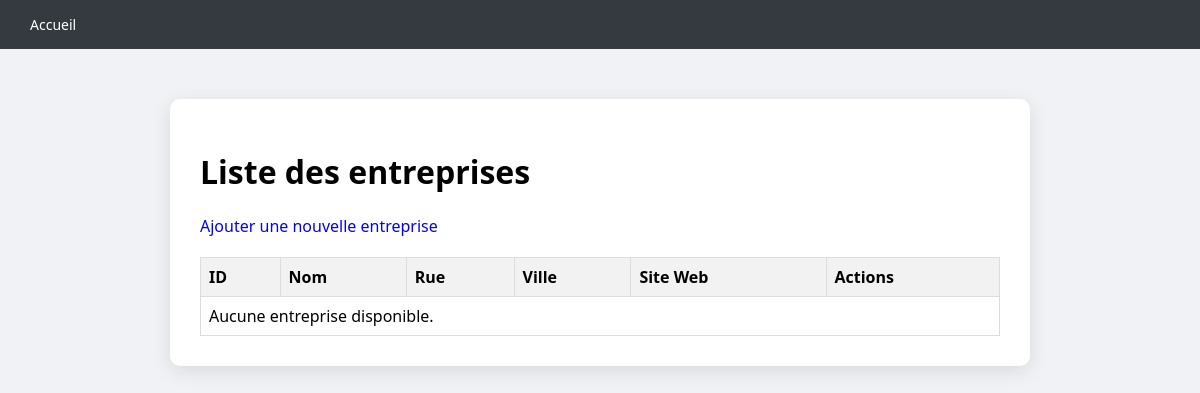
The app's page /src/vue/ListeEntreprise.php, older data.
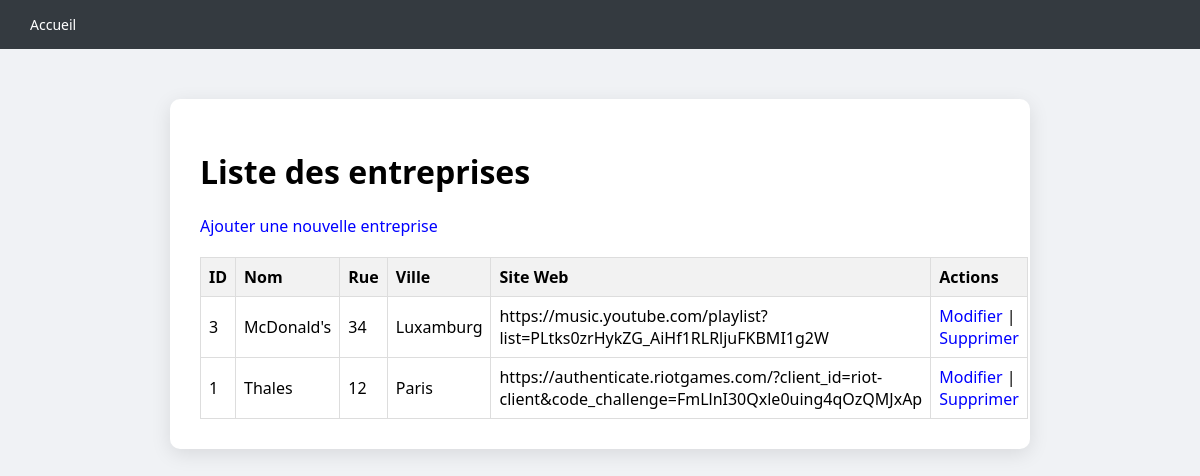
The same page, newer data.
### tables this page shows
CREATE TABLE IF NOT EXISTS `entreprise` (
  `id_entreprise` int NOT NULL AUTO_INCREMENT,
  `nom_entreprise` varchar(50) NOT NULL,
  `rue_entreprise` varchar(50) NOT NULL,
  `ville_entreprise` varchar(50) NOT NULL,
  `cd_entreprise` int NOT NULL,
  `site_web` varchar(100) NOT NULL,
  PRIMARY KEY (`id_entreprise`)
);

### src/repository/EntrepriseRepository.php (called while the page is built, shortened)
<?php
require_once __DIR__ . '/../modele/Entreprise.php';
class EntrepriseRepository
{
    private $bdd;
    public function __construct(PDO $bdd)
    {
        $this->bdd = $bdd;
    }
    public function findAll(): array
    {
        try {
            $stmt = $this->bdd->query('
    SELECT
        id_entreprise AS id,
        nom_entreprise AS nom,
        rue_entreprise,
        ville_entreprise,
        cd_entreprise AS cd,
        site_web
    FROM entreprise
    ORDER BY nom_entreprise ASC
');
            $results = $stmt->fetchAll(PDO::FETCH_ASSOC);
            $entreprises = [];
            foreach ($results as $row) {
                $entreprises[] = new Entreprise($row);
            }
            return $entreprises;
        } catch (PDOException $e) {
            error_log('Erreur findAll entreprises : ' . $e->getMessage());
            return [];
        }
    }
}

### src/modele/Entreprise.php (called while the page is built, shortened)
<?php
class Entreprise
{
    private int $id;
    private string $nom;
    private string $rue;
    private string $ville;
    private string $siteWeb;
    public function __construct(array $data = [])
    {
        $this->id = $data['id'] ?? $data['id_entreprise'] ?? 0;
        $this->nom = $data['nom_entreprise'] ?? $data['nom'] ?? '';
        $this->rue = $data['rue_entreprise'] ?? '';
        $this->ville = $data['ville_entreprise'] ?? '';
        $this->siteWeb = $data['site_web'] ?? '';
    }
    public function getId(): ?int
    {
        return $this->id;
    }
    public function getNom(): string
    {
        return $this->nom;
    }
    public function getRue(): string
    {
        return $this->rue;
    }
    public function getVille(): string
    {
        return $this->ville;
    }
    public function getSiteWeb(): string
    {
        return $this->siteWeb;
    }
}

### src/vue/ListeEntreprise.php (the view, shortened to what this page needs)
<?php
require_once '../../src/modele/Entreprise.php';
require_once '../../src/repository/EntrepriseRepository.php';
$database = new Bdd();
$bdd = $database->getBdd();
$entrepriseRepo = new EntrepriseRepository($bdd);
$entreprises = $entrepriseRepo->findAll();
include __DIR__ . '/header.php';
?>
<!DOCTYPE html>
<html lang="fr">
<head>
</head>
<body>
<h1>Liste des entreprises</h1>
<a href="AjoutEntreprise.php">Ajouter une nouvelle entreprise</a>
<table>
    <thead>
    <tr>
        <th>ID</th>
        <th>Nom</th>
        <th>Rue</th>
        <th>Ville</th>
        <th>Site Web</th>
        <th>Actions</th>
    </tr>
    </thead>
    <tbody>
    <?php if (!empty($entreprises)): ?>
        <?php foreach ($entreprises as $e): ?>
            <tr>
                <td><?= htmlspecialchars($e->getId()) ?></td>
                <td><?= htmlspecialchars($e->getNom()) ?></td>
                <td><?= htmlspecialchars($e->getRue()) ?></td>
                <td><?= htmlspecialchars($e->getVille()) ?></td>
                <td><?= htmlspecialchars($e->getSiteWeb()) ?></td>
                <td>
                    <a href="ModifierEntreprise.php?id=<?= $e->getId() ?>">Modifier</a> |
                    <a href="../traitement/SupprimerEntrepriseTrt.php?id=<?= $e->getId() ?>"
                       onclick="return confirm('Voulez-vous supprimer cette entreprise ?')">Supprimer</a>
                </td>
            </tr>
        <?php endforeach; ?>
    <?php else: ?>
        <tr>
            <td colspan="7">Aucune entreprise disponible.</td>
        </tr>
    <?php endif; ?>
    </tbody>
</table>
</body>
</html>

Row changes from the older to the newer data that the page shows:
added entreprise: id_entreprise "3", nom_entreprise "McDonald's", rue_entreprise "34", ville_entreprise "Luxamburg", site_web "https://music.youtube.com/playlist?list=PLtks0zrHykZG_AiHf1RLRljuFKBMI1g2W"
added entreprise: id_entreprise "1", nom_entreprise "Thales", rue_entreprise "12", ville_entreprise "Paris", site_web "https://authenticate.riotgames.com/?client_id=riot-client&code_challenge=FmLlnI30Qxle0uing4qOzQMJxAp"
Text that changed along with them:
text no longer shown: "Aucune entreprise disponible."
